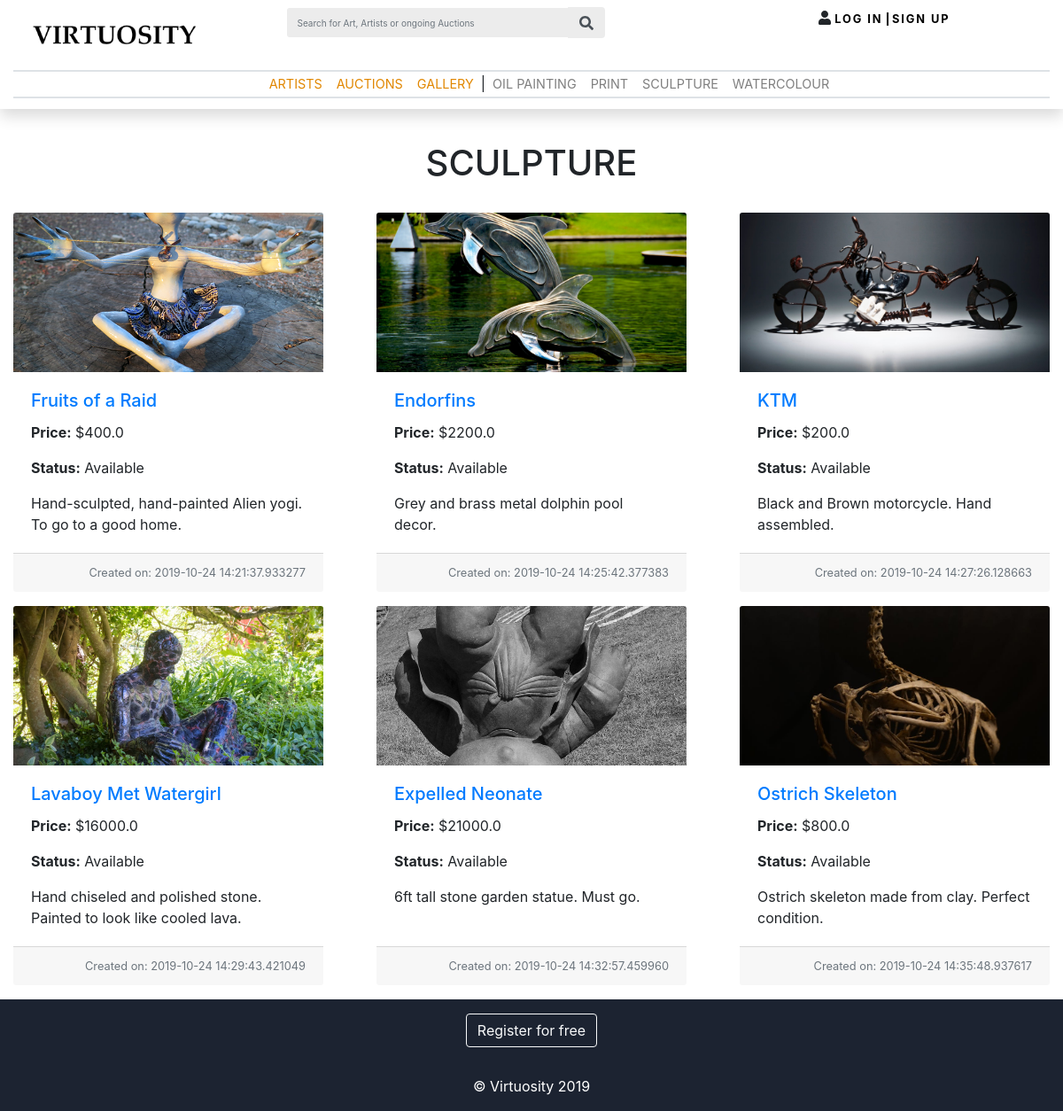
The app's page /sculpture with its own data.
### marketplace/models.py (models this page shows)
class Artwork(db.Model, UserMixin):
    __tablename__ = 'artworks'
    id = db.Column(db.Integer, primary_key=True)
    seller_id = db.Column(db.Integer, db.ForeignKey('users.id'))
    image_address = db.Column(db.String(500), nullable = False)
    create_date = db.Column(db.DateTime, nullable = False)
    name = db.Column(db.String(1000), nullable = False)
    category = db.Column(db.String(300), nullable = False)
    description = db.Column(db.String(1000), nullable = False)
    price = db.Column(db.Float(precision=2), nullable = False)
    availability = db.Column(db.Boolean, default = True)

### marketplace/views.py (the view)
@bp.route('/sculpture')
def sculpture():
     artworks = Artwork.query.filter_by(category = 'Sculpture')
     num_results = Artwork.query.filter_by(category = 'Sculpture').count()
     return render_template("_sculpture.html", artworks = artworks, num_results = num_results)

### marketplace/templates/_sculpture.html (shortened to what this page needs)
{% import "bootstrap/wtf.html" as wtf %}
{% extends 'base.html' %}
{% block content %}
<head>
</head>
<div class ="text-center pb-4"><H1>SCULPTURE</H1></div>
<div class="card-deck">
    <div class="row">
    {% for i in range(num_results) %}
    {% if i % 3 == 0 %}
    </div>
    <div class="row">
    {% endif %}
        <div class="card mb-3 col-md-4 card border-secondary">
            <img src="../static/img/{{artworks[i].image_address}}" class="card-img-top" alt="...">
            <div class="card-body">
                <h5 class="card-title"><a href="{{ url_for('main.item_details', id = artworks[i].id) }}">{{artworks[i].name}}</a></h5>
                <p class="card-text"><b>Price:</b> ${{artworks[i].price}}</p>
                {% if artworks[i].availability == True %}
                <p class="card-text"><b>Status:</b> Available</p>
                {% else %}
                <p class="card-text"><b>Status:</b> SOLD</p>
                {% endif %}
                <p class="card-text">{{artworks[i].description}}</p>
            </div>
            <div class="card-footer">
                <small class="text-muted float-right">Created on: {{artworks[i].create_date}}</small>
            </div>
        </div>
    {% endfor %}
    </div>
</div>
{% endblock %}

### marketplace/static/css/virtuosity.css (style rules this page uses)
.card { border:none; }
.card-img-top { width: 100%; height: 15vw; object-fit: cover; }
.row { margin-right: 0px; margin-left: 0px; }

### marketplace/templates/base.html (style rules this page uses)
body { padding-top: 10vh; }

### marketplace/templates/_sculpture.html (style rules this page uses)
body { padding-top: 20vh; }

### records on screen
Artwork: image_address (picture), name "Fruits of a Raid", price "400.0", description "Hand-sculpted, hand-painted Alien yogi. To go to a good home.", create_date "2019-10-24 14:21:37.933277"
Artwork: image_address (picture), name "Endorfins", price "2200.0", description "Grey and brass metal dolphin pool decor.", create_date "2019-10-24 14:25:42.377383"
Artwork: image_address (picture), name "KTM", price "200.0", description "Black and Brown motorcycle. Hand assembled.", create_date "2019-10-24 14:27:26.128663"
Artwork: image_address (picture), name "Lavaboy Met Watergirl", price "16000.0", description "Hand chiseled and polished stone. Painted to look like cooled lava.", create_date "2019-10-24 14:29:43.421049"
Artwork: image_address (picture), name "Expelled Neonate", price "21000.0", description "6ft tall stone garden statue. Must go.", create_date "2019-10-24 14:32:57.459960"
Artwork: image_address (picture), name "Ostrich Skeleton", price "800.0", description "Ostrich skeleton made from clay. Perfect condition.", create_date "2019-10-24 14:35:48.937617"
